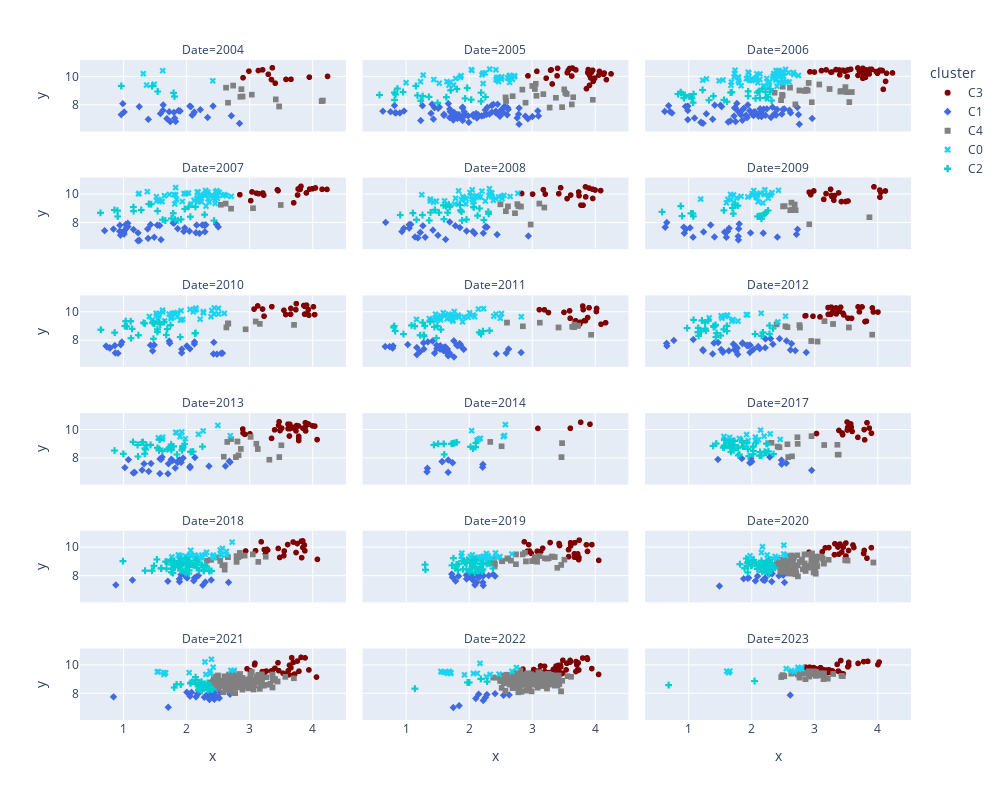

Notebook code cell kept with this figure:
### Code cell
import plotly.express as px
fig = px.scatter(df_dim_date, x='x', y='y', color='cluster', symbol = 'cluster', color_discrete_map = {'CO':'pink', 'C1':'royalblue', 'C2':'darkturquoise', 'C3':'maroon', 'C4': 'grey'}, 
                facet_col='Date', facet_col_wrap=3, size_max = 12, hover_data = 'index')
fig.update_layout(height=800, width=1000)
fig.show()
